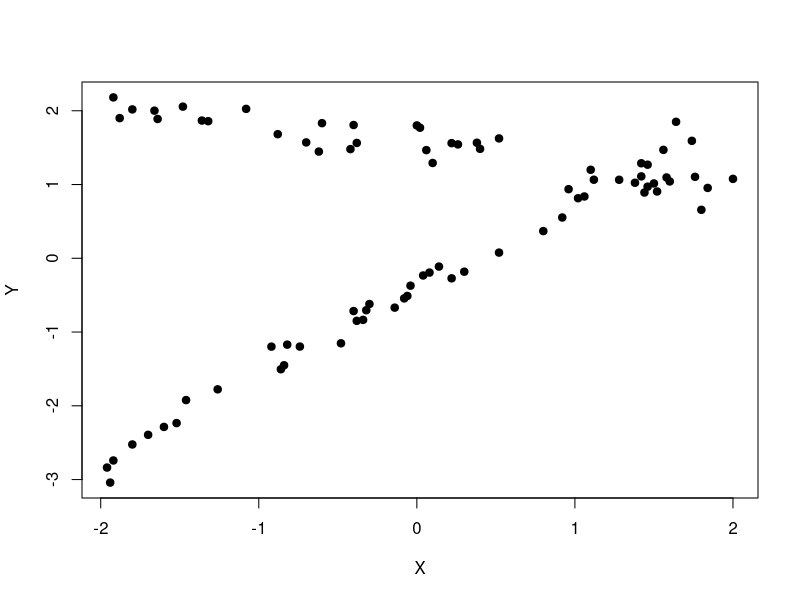
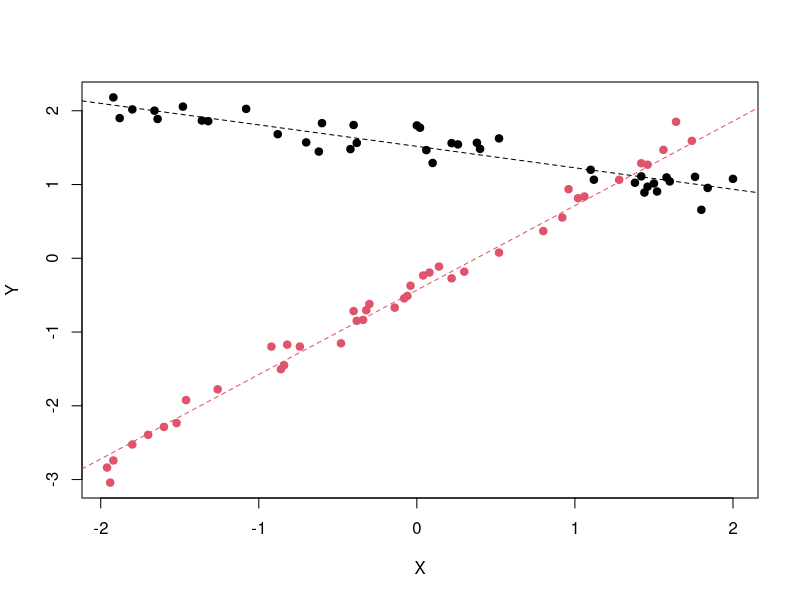

R code for these plots, in order:
#init step
#just generates 2 intersecting lines with some noise

set.seed(1020)

slope1 <- -.3; intercept1 <- 1.5    # generating data from C_1
xs1 <- sample(seq(-2,2,len=201), 40)
ys1 <- intercept1 + slope1*xs1 + rnorm(length(xs1),0,.15) # add some noise

slope2 <- 1.2; intercept2 <- -.4    # generating data from C_2
xs2 <- sample(seq(-2,2,len=201), 40)
ys2 <- intercept2 + slope2*xs2 + rnorm(length(xs1),0,.15)

mydata <- rbind( cbind(xs1,ys1), cbind(xs2,ys2) ) 
plot(mydata, pch=19, xlab="X", ylab="Y")


i1 <- s1 <- i2 <- s2 <- 0 # model parameters for slope and intersect
init_params <- function() {
  i1 <<- 2*runif(1)
  s1 <<- 2*runif(1)
  i2 <<- 2*runif(1)
  s2 <<- 2*runif(1)
  c(i1,s1,i2,s2)
}

params <- init_params()


############################### E STEP #########################################
#For each point x_i compute two weights (probabilities) w^i_1 and w^i_2 for the soft assigments of model 1 and 2.
#We calculate the residuals ri of the two models for each xi:
#The σ is a free parameter. This corresponds to the expected noise level in the sample. Herein we’ll assume σ=0.5
#Values too small might produce underflows in R, especially in the first iterations of the EM algorithm.

e.step <- function(mydata, params, sigma=0.5) {
  w1 <- rep(NA, nrow(mydata))
  w2 <- rep(NA, nrow(mydata))
  
  for (i in 1:nrow(mydata)) {
    r1 <- abs(params[1] + params[2] * mydata[i,1] - mydata[i,2]) # residual for model 1
    r2 <- abs(params[3] + params[4] * mydata[i,1] - mydata[i,2]) # residual for model 2
    
    exp1 <- exp(-r1^2/sigma^2)
    exp2 <- exp(-r2^2/sigma^2)
    
    w1[i] <- exp1 / (exp1+exp2)
    w2[i] <- exp2 / (exp1+exp2)
  }
  
  cbind(w1,w2)  
}

ws <- e.step(mydata, params)
head(ws)

########################## M step #################################################
#Here we assume the weights are given for each data point x^i.
#To estimate the parameters of each process we use weighted least squares.

wls <- function(X,Y,W) {
  solve(t(X) %*% W %*% X) %*% t(X) %*% W %*% Y
}

m.step <- function(mydata, ws) {
  X <- cbind(rep(1, nrow(mydata)), mydata[,1])
  Y <- as.matrix(mydata[,2], ncol=1)
  p_1 <- wls(X,Y,diag(ws[,1]))
  p_2 <- wls(X,Y,diag(ws[,2]))
  
  c(p_1, p_2)
}

params <- m.step(mydata, ws)


##Grouped together##
em.2lines <- function(mydata, tol=1e-2, max.step=1e3) {
  step <- 0
  
  s1 <- i1 <- s2 <- i2 <- 0 # model parameters for slope and intersect
  params <- init_params()
  
  repeat {
    ws         <- e.step(mydata, params)
    old.params <- params
    params     <- m.step(mydata, ws)
    
    if (norm(as.matrix(old.params-params), type="F") < tol) # convergence achieved
      break
    
    step <- step +1
    if (step > max.step)
      break
  } 
  
  list(params=params,    # the estimated parameters
       weights=ws,       # the weighs for each datapoint x^i
       class=apply(ws, 1, function(v) if (v[1]>v[2]) 1 else 2))  # the class for each datapoint
}

#plot given results
report <- em.2lines(mydata)
report$params

plot(mydata, pch=19, col=report$class, xlab="X", ylab="Y")
abline(a=report$params[1], b=report$params[2], col=1, lty=2) # draw 1st model with found parameters
abline(a=report$params[3], b=report$params[4], col=2, lty=2) # draw 2nd model with found parameters


